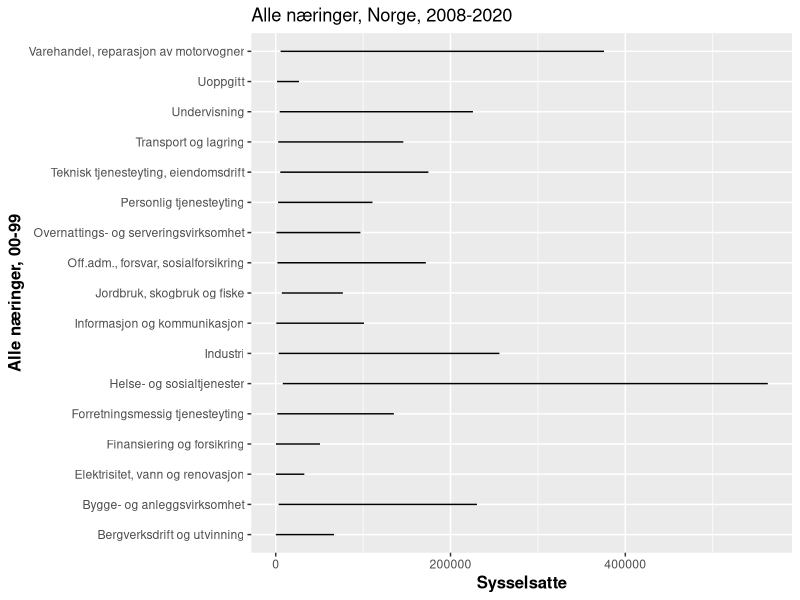
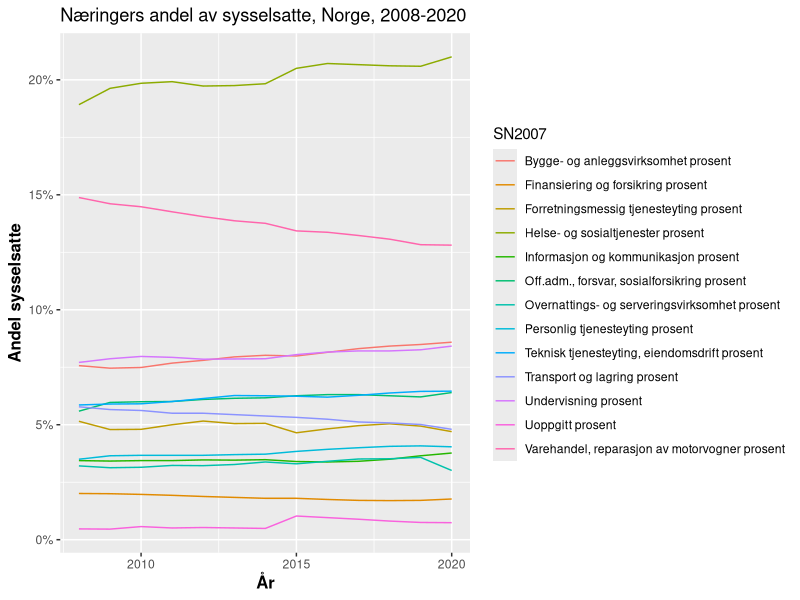
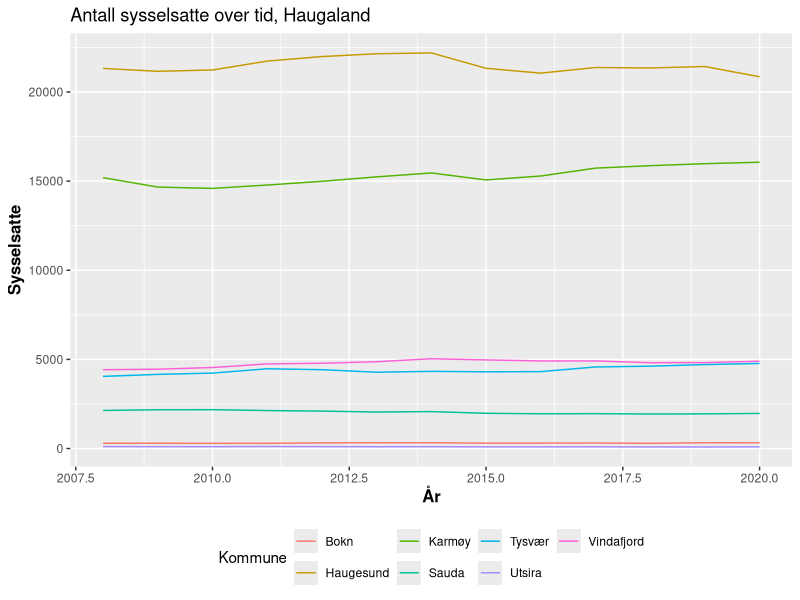
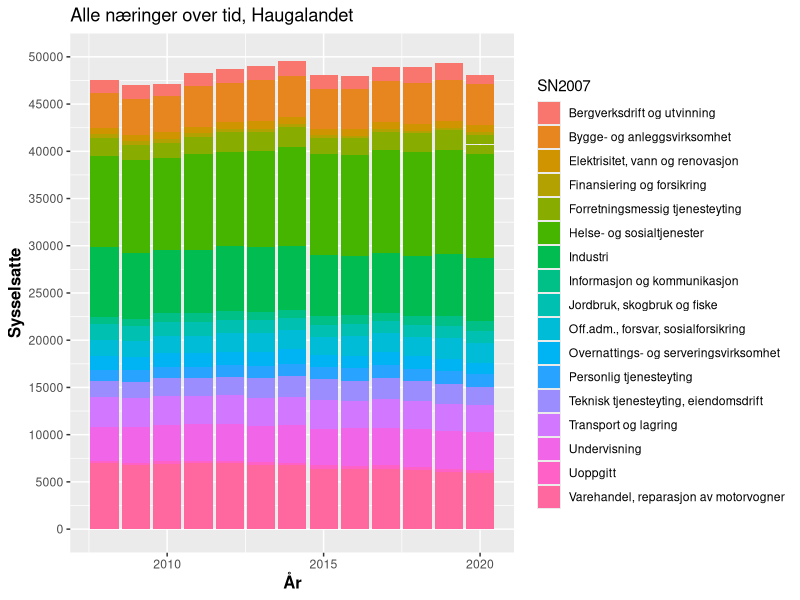
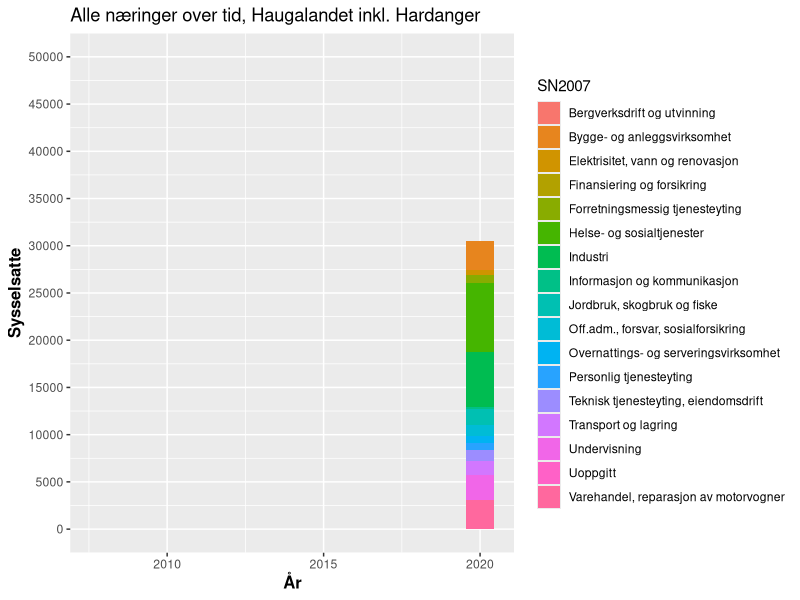

Reproduce these figures in R, in order.
## ---- chunk 1
suppressPackageStartupMessages({
library(tidyverse)
library(lubridate)
library(modelr)
library(broom)
library(lmtest)
library(sandwich)
library(viridis)
  options(scipen = 999)
})
knitr::opts_chunk$set(echo = FALSE)
## ---- chunk 2
Tabell1 <- read_csv("Data_pkt1/Tabell1.csv")
Nas_arbeid_norge_sys <- read_csv("Data_pkt1/Nas_arbeid_norge_sys.csv")
Haug_arbeid <- read_csv("Data_pkt1/Haug_arbeid.csv")
Sunn_arbeid <- read_csv("Data_pkt1/Sunn_arbeid.csv")
Haug_arbeid_wide <- read_csv("Data_pkt1/Haug_arbeid_wide.csv")
Haug_arbeid_2 <- read_csv("Data_pkt1/Haug_arbeid_2.csv")
Sunn_arbeid_2 <- read_csv("Data_pkt1/Sunn_arbeid_2.csv")
Tabell2 <- read_csv("Data_pkt1/Tabell2.csv")
show_col_types = FALSE

## ---- chunk 3
names(Nas_arbeid_norge_sys)
## ---- chunk 4
Nas_arbeid_norge_sys <- Nas_arbeid_norge_sys %>% 
  mutate(År = make_date(Aar))
## ---- chunk 5
tabell_Norge<- Nas_arbeid_norge_sys

tabell_Norge %>% 
  filter(SN2007 != "Alle næringer") %>%
  ggplot(aes(x = sysselsatte)) +
  geom_line(aes(y = SN2007)) +
  ggtitle("Alle næringer, Norge, 2008-2020") + 
  theme(legend.position="bottom",
        axis.title= element_text(size=12,face="bold")) +
  labs(x="Sysselsatte", y= "Alle næringer, 00-99")+ 
  scale_color_hue(name = "00-99")
## ---- chunk 6
tabell_Norge %>% 
  # velger yrkesaktive
  filter(alder == "15-74 år") %>% 
  # Dropper variabler som ikke trengs
  select(-Aar, -NACE2007, -alder) %>% 
  # Næringer som variabler, for å kunne regne ut andel
  pivot_wider(
    id_cols = År,
    names_from = SN2007,
    values_from = sysselsatte
  ) %>% 
  # Kan være at vi kunne regnet ut disse uten bruk av pivot_wider
  # med avansert bruk av mutate
  mutate(
`Jordbruk, skogbruk og fiske prosent` = `Jordbruk, skogbruk og fiske`/`Alle næringer`*100,
`Bergverksdrift og utvinning prosent` = `Bergverksdrift og utvinning`/`Alle næringer`*100,
`Industri prosent` = `Industri`/`Alle næringer`*100,
`Elektrisitet, vann og renovasjon prosent` = `Elektrisitet, vann og renovasjon`/`Alle næringer`*100,
`Bygge- og anleggsvirksomhet prosent` = `Bygge- og anleggsvirksomhet`/`Alle næringer`*100,
`Varehandel, reparasjon av motorvogner prosent` = `Varehandel, reparasjon av motorvogner`/`Alle næringer`*100,
`Transport og lagring prosent`= `Transport og lagring`/`Alle næringer`*100,
`Overnattings- og serveringsvirksomhet prosent` = `Overnattings- og serveringsvirksomhet`/`Alle næringer`*100,
`Informasjon og kommunikasjon prosent` = `Informasjon og kommunikasjon`/`Alle næringer`*100,
`Finansiering og forsikring prosent` = `Finansiering og forsikring`/`Alle næringer`*100,
`Teknisk tjenesteyting, eiendomsdrift prosent` = `Teknisk tjenesteyting, eiendomsdrift`/`Alle næringer`*100,
`Forretningsmessig tjenesteyting prosent` = `Forretningsmessig tjenesteyting`/`Alle næringer`*100,
`Off.adm., forsvar, sosialforsikring prosent` = 
  `Off.adm., forsvar, sosialforsikring`/`Alle næringer`*100,
`Undervisning prosent` = `Undervisning`/`Alle næringer`*100,
`Helse- og sosialtjenester prosent` = `Helse- og sosialtjenester`/`Alle næringer`*100,
`Personlig tjenesteyting prosent` = `Personlig tjenesteyting`/`Alle næringer`*100,
`Uoppgitt prosent` = `Uoppgitt`/`Alle næringer`*100
  ) %>% 
  select(År, `Jordbruk, skogbruk og fiske prosent`:`Uoppgitt prosent`) %>% 
  # Så må vi gå long igjen for å tilfeedsstille ggplot
  pivot_longer(
    `Bygge- og anleggsvirksomhet prosent`:`Uoppgitt prosent`,
    names_to = "SN2007",
    values_to = "Sysselsatte"
  ) %>% 
  # litt avrunding
  mutate(
    Sysselsatte = round(Sysselsatte, 2)
  ) %>% 
  ggplot(aes(x = År)) +
  geom_line(aes(y = Sysselsatte, group = SN2007, colour = SN2007)) +
  ggtitle("Næringers andel av sysselsatte, Norge, 2008-2020") + 
  theme(legend.position="right",
        axis.title= element_text(size=12,face="bold")) +
  labs(x="År", y= "Andel sysselsatte")+
  scale_y_continuous(labels = scales::percent_format(scale = 1))
## ---- chunk 7
haugaland <- Tabell1 %>% 
  filter(Alder =="15-74",
         Knr %in% c("1106", "1135", "1145", "1146", "1149", "1151", "1160"))

haugaland %>% 
  ggplot(aes(x = Aar)) +
  geom_line(aes(y = `00-99`, colour = knavn)) +
    ggtitle("Antall sysselsatte over tid, Haugaland") +
    theme(legend.position = "bottom",
          axis.title = element_text(size = 12, face = "bold")) +
    labs(x = "År", y = "Sysselsatte") +
  scale_color_hue(name = "Kommune")
## ---- chunk 8
Haug_arbeid_2 <- Haug_arbeid_2 %>% 
  mutate(År = make_date(Aar))

Haug_arbeid_2 %>% 
  filter(SN2007 != "Alle næringer") %>% 
  ggplot(aes(x = År, y = ansatte, fill = SN2007)) +
  geom_bar(stat = "identity") +
  ggtitle("Alle næringer over tid, Haugalandet") + 
  theme(legend.position="right",
        axis.title= element_text(size=12,face="bold")) +
  labs(x="År", y= "Sysselsatte") +
  scale_y_continuous(limits = c(0, 50000), breaks =seq(0, 50000, by = 5000))
## ---- chunk 9
Sunn_arbeid_2 <- Sunn_arbeid_2 %>% 
  mutate(År = make_date(Aar))

Sunn_arbeid_2 %>% 
  filter(SN2007 != "Alle næringer") %>% 
  ggplot(aes(x = År, y = ansatte, fill = SN2007)) +
  geom_bar(stat = "identity") +
  ggtitle("Alle næringer over tid, Haugalandet inkl. Hardanger") + 
  theme(legend.position="right",
        axis.title= element_text(size=12,face="bold")) +
  labs(x="År", y= "Sysselsatte") +
  scale_y_continuous(limits = c(0, 50000), breaks =seq(0, 50000, by = 5000))
